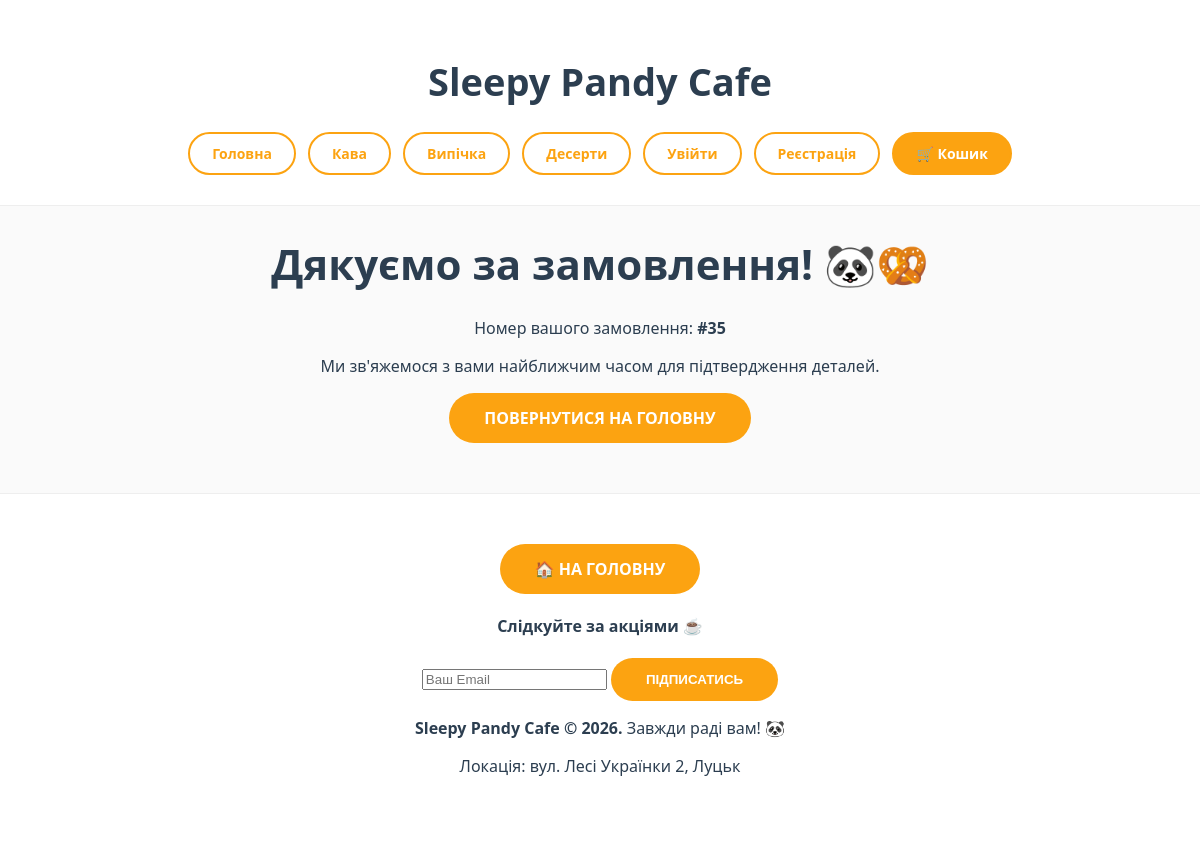
Page /order-success/35/ on the committed database.
### main_app/models.py (models this page shows, shortened)
class Category(models.Model):
    name = models.CharField(max_length=100, verbose_name="Назва категорії")
    created_at = models.DateTimeField(auto_now_add=True)
    updated_at = models.DateTimeField(auto_now=True)

class Order(models.Model):
    phone_regex = RegexValidator(
        regex=r'^\+?1?\d{9,15}$',
        message="Номер телефону має містити лише цифри. Формат: '+999999999'. До 15 цифр."
    )
    user = models.ForeignKey(User, on_delete=models.CASCADE, null=True, blank=True, verbose_name="Користувач")
    first_name = models.CharField(max_length=50, verbose_name="Ім'я", null=True, blank=True)
    phone = models.CharField(
        validators=[phone_regex],
        verbose_name="Телефон",
        null=True,
        blank=True
    )
    total_price = models.DecimalField(max_digits=10, decimal_places=2, verbose_name="Загальна сума")
    created_at = models.DateTimeField(auto_now_add=True, verbose_name="Дата замовлення")

### main_app/views.py (the view)
# urls.py: path('order-success/<int:order_id>/', views.order_success, name='order_success'),
def order_success(request, order_id):
    order = get_object_or_404(Order, id=order_id)
    return render(request, 'main_app/order_success.html', {
        'order': order,
        'categories': Category.objects.all(),
    })

### main_app/templates/main_app/order_success.html
{% extends 'main_app/base.html' %}
{% block content %}
<div class="pandy-status-page">
    <h1 class="pandy-status-page__title">Дякуємо за замовлення! 🐼🥨</h1>
    <p class="pandy-status-page__id">Номер вашого замовлення: <strong>#{{ order.id }}</strong></p>
    <p class="pandy-status-page__text">Ми зв'яжемося з вами найближчим часом для підтвердження деталей.</p>
    <a href="{% url 'home' %}" class="pandy-btn pandy-btn--secondary">Повернутися на головну</a>
</div>
{% endblock %}

### main_app/templates/main_app/base.html (shortened to what this page needs)
{% load static %}
<!DOCTYPE html>
<html lang="uk">
<head>
    <link rel="stylesheet" href="{% static 'css/style.css' %}">
</head>
<body class="pandy-body">
    <header class="pandy-header">
        <h1 class="pandy-logo">Sleepy Pandy Cafe</h1>
        <nav class="pandy-nav">
            <a href="{% url 'home' %}" class="pandy-nav__link">Головна</a>
            {% for cat in categories %}
                <a href="{% url 'category_page' cat.id %}" class="pandy-nav__link">{{ cat.name }}</a>
            {% endfor %}
            {% if user.is_authenticated %}
                <a href="{% url 'profile' %}" class="pandy-nav__link">👤 Кабінет ({{ user.username }})</a>
                <form action="{% url 'logout' %}" method="post" class="pandy-nav__form">
                    {% csrf_token %}
                    <button type="submit" class="pandy-btn pandy-btn--logout">Вийти</button>
                </form>
            {% else %}
                <a href="{% url 'login' %}" class="pandy-nav__link">Увійти</a>
                <a href="{% url 'register' %}" class="pandy-nav__link">Реєстрація</a>
            {% endif %}
            <a href="{% url 'cart_detail' %}" class="pandy-nav__link pandy-nav__link--cart">🛒 Кошик</a>
        </nav>
    </header>
    <main class="pandy-main-content">
        {% block content %}{% endblock %}
    </main>
    <footer class="pandy-footer">
        <div class="pandy-footer__container">
            <div class="pandy-footer__info">
                {% if request.resolver_match.url_name != 'home' %}
                    <div class="pandy-footer__back-wrapper">
                        <a href="{% url 'home' %}" class="pandy-btn pandy-btn--secondary pandy-btn--small">
                            🏠 На головну
                        </a>
                     </div>
                {% endif %}
            </div>
            <div class="pandy-footer__subscribe">
                <h4 class="pandy-footer__title">Слідкуйте за акціями ☕</h4>
                <form method="post" action="{% url 'home' %}" class="pandy-footer__form">
                    <input type="email" name="email" placeholder="Ваш Email" required class="pandy-input">
                    <button type="submit" class="pandy-btn pandy-btn--main pandy-btn--small">Підписатись</button>
                </form>
            </div>
            <p class="pandy-footer__text"><strong>Sleepy Pandy Cafe © 2026.</strong> Завжди раді вам! 🐼</p>
            <p class="pandy-footer__subtext">Локація: вул. Лесі Українки 2, Луцьк</p>
        </div>
    </footer>
</body>
</html>

### main_app/static/css/style.css (style rules this page uses)
* { box-sizing: border-box; }
html, body { height: 100%; margin: 0; padding: 0; font-family: 'Segoe UI', Tahoma, sans-serif; background-color: #fafafa; color: #2c3e50; }
header, .pandy-header { background: #fff; padding: 40px 20px; text-align: center; border-bottom: 1px solid #eee; }
h1, .pandy-logo { font-size: 42px; color: #2c3e50; margin-bottom: 25px; }
nav, .pandy-nav { display: flex; justify-content: center; gap: 10px; flex-wrap: wrap; }
nav a, .pandy-nav__link { text-decoration: none; color: #fca311; padding: 10px 22px; border: 2px solid #fca311; border-radius: 50px; font-weight: 700; transition: 0.3s; }
.pandy-btn, .btn-pandy-main { display: inline-block; background: #fca311; color: #fff; padding: 12px 28px; border-radius: 50px; text-decoration: none; font-weight: 700; text-transform: uppercase; border: none; cursor: pointer; }
footer, .pandy-footer { background: #fff; padding: 40px 20px; text-align: center; border-top: 1px solid #eee; margin-top: 50px; }
html, body { height: 100%; margin: 0; }
body { display: flex; flex-direction: column; font-family: 'Segoe UI', Tahoma, Geneva, Verdana, sans-serif; background-color: #fafafa; color: #2c3e50; min-height: 100vh; }
main.pandy-main-content { flex: 1 0 auto; width: 100%; }
header.pandy-header { background: #fff; padding: 30px 20px; text-align: center; border-bottom: 1px solid #eee; }
.pandy-logo { font-size: 38px; margin-bottom: 25px; }
nav.pandy-nav { display: flex; justify-content: center; gap: 12px; flex-wrap: wrap; align-items: center; }
.pandy-nav__link, .btn-logout-link, .pandy-nav__form button { text-decoration: none; color: #fca311; padding: 10px 22px; border: 2px solid #fca311; border-radius: 50px; font-weight: 700; font-size: 14px; background: transparent; transition: 0.3s; cursor: pointer; font-family: inherit; }
.pandy-nav__link:hover, .btn-logout-link:hover, .pandy-nav__link--cart, .pandy-btn--logout:hover { background: #fca311; color: #fff; }
.pandy-footer { flex-shrink: 0; background: #fff; padding: 50px 20px; text-align: center; border-top: 1px solid #eee; width: 100%; }
.pandy-btn, .btn-pandy-main { background: #fca311; color: #fff; padding: 14px 35px; border-radius: 50px; text-decoration: none; font-weight: 700; display: inline-block; border: none; cursor: pointer; transition: 0.3s; text-align: center; }
.pandy-text--center, .pandy-status-page { text-align: center; }

### rows in the picture
Category: name "Кава"
Category: name "Випічка"
Category: name "Десерти"
Order: id "35"
